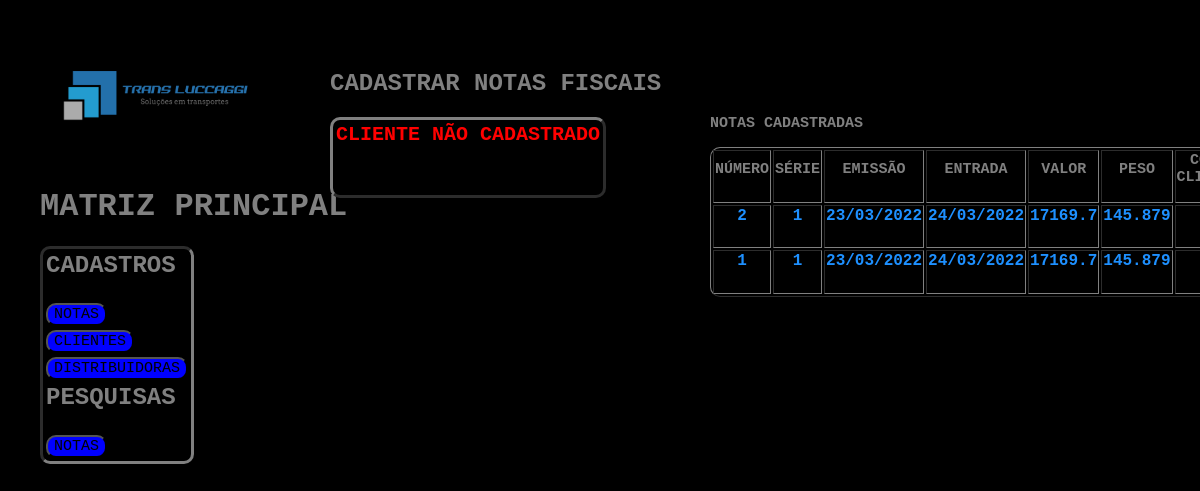
Screenshot of /cadastro/cadastrar_nfs.php with the database file from the repository.
### tables this page shows
CREATE TABLE `notas_fiscais` (
  `id` int(11) NOT NULL,
  `numero` varchar(16) NOT NULL,
  `serie` varchar(16) NOT NULL,
  `emissao` date NOT NULL,
  `entrada` date NOT NULL,
  `valor` float NOT NULL,
  `peso` float NOT NULL,
  `rota` varchar(8) NOT NULL,
  `cod_cliente` varchar(16) NOT NULL,
  `nome_cliente` varchar(64) NOT NULL,
  `bairro_cliente` varchar(32) NOT NULL,
  `cidade_cliente` varchar(32) NOT NULL,
  `endereco_cliente` varchar(64) NOT NULL,
  `cod_distribuidora` int(11) NOT NULL,
  `status` varchar(16) NOT NULL,
  `observacao` varchar(128) NOT NULL
);

### connect.php (called while the page is built, shortened)
<?php
	$tab_nfs = "notas_fiscais";
	$tab_cli = "clientes";
 ?>

### cadastro/cadastrar_nfs.php (the view, shortened to what this page needs)
<html>
	<head>
		<link href="..\estilo.css" rel="stylesheet">
	</head>
	<body>
		<menu>
			<a href="http://localhost/transluccaggi"><img src="..\imagem/logo.png" width=20%></a>
			<h1>MATRIZ PRINCIPAL</h1><p>
			<table class="tableb">
				<tr><td><h2>CADASTROS</h2></td></tr>
				<tr><td><a href="../cadastro/form_cadastrar_nfs.php"><button>NOTAS</button></a></td></tr>
				<tr><td><a href="../cadastro/form_cadastrar_clientes.php"><button>CLIENTES</button></a></td></tr>
				<tr><td><a href="../cadastro/form_cadastrar_distribuidoras.php"><button>DISTRIBUIDORAS</button></a></td></tr>
				<tr><td><h2>PESQUISAS</h2></td></tr>
                <tr><td><a href="../pesquisa/form_pesquisar_nfs.html"><button>NOTAS</button></a></td></tr>
			</table>
		</menu>
<?php
	require('../connect.php');
	$num_nf = trim($_POST['num_nf']);
    $ser_nf = trim($_POST['ser_nf']);
    $emi_nf = trim($_POST['emi_nf']);
    $ent_nf = trim($_POST['ent_nf']);
    $val_nf = trim($_POST['val_nf']);
    $pes_nf = trim($_POST['pes_nf']);
    $cod_cli = trim($_POST['cod_cli']);
	$sql = mysqli_query($conn,"SELECT * FROM $tab_nfs WHERE `numero` = '$num_nf' and `cod_distribuidora` = '$cod_dis' and `serie` = '$ser_nf'");
	$n = mysqli_num_rows($sql);
	if($n != 0)
	{
		?>
			<pag>
				<h2>CADASTRAR NOTAS FISCAIS</h2><p>
				<table>
					<tr>
						<td><h5>NOTA JÁ CADASTRADA</h5></td>
					</tr>
				</table>
			</pag>
		<?php
		}
	else
	{
		$sql2 = mysqli_query($conn,"SELECT * FROM $tab_cli WHERE `codigo` = '$cod_cli'");
		$n2 = mysqli_num_rows($sql2);
		if($n2 != 0)
		{
			$sql3 = mysqli_fetch_array($sql2);
			$cod_dis = $sql3['cod_distribuidora'];
			$rot_nf = $sql3['rota'];
			$nom_cli = $sql3['nome'];
			$cid_cli = $sql3['cidade'];
			$bai_cli = $sql3['bairro'];
			$end_cli = $sql3['endereco'];
			$age = $sql3['agendar'];
			if($age!="SIM")
			{
				$status = "DISPONÍVEL";
			}
			else{
				$status = "AGENDAR";
			}
			$sql = mysqli_query($conn,"INSERT INTO $tab_nfs (`numero`, `serie`, `emissao`, `entrada`, `valor`, `peso`, `rota`, `cod_cliente`, `nome_cliente`, `cidade_cliente`, `bairro_cliente`, `endereco_cliente`, `cod_distribuidora`, `status`, `observacao`)  VALUES ('$num_nf', '$ser_nf', '$emi_nf', '$ent_nf', '$val_nf', '$pes_nf', '$rot_nf', '$cod_cli', '$nom_cli', '$cid_cli', '$bai_cli', '$end_cli', '$cod_dis', '$status', '')");
			?>
				<pag>
					<h2>CADASTRAR NOTAS FISCAIS</h2><p>
					<table>
						<tr>
							<td><h7>NOTA CADASTRADA</h7></td>
						</tr>
					</table>
				</pag>
			<?php
		}
		else
		{
			?>
				<pag>
					<h2>CADASTRAR NOTAS FISCAIS</h2><p>
					<table>
						<tr>
							<td><h6>CLIENTE NÃO CADASTRADO</h6></td>
						</tr>
					</table>
				</pag>
			<?php
		}
	}
?>
		<urn>
            <table border=1>
                <h3>NOTAS CADASTRADAS</h3>
                <tr>
					<td><h3>NÚMERO</h3></td>
					<td><h3>SÉRIE</h3></td>
                    <td><h3>EMISSÃO</h3></td>
                    <td><h3>ENTRADA</h3></td>
                    <td><h3>VALOR</h3></td>
                    <td><h3>PESO</h3></td>
                    <td><h3>COD_<br>CLIENTE</h3></td>
				</tr>
                <?php   require('..\connect.php');
				$sql = mysqli_query($conn,"SELECT * FROM $tab_nfs ORDER BY `id` DESC LIMIT 5");
				$n = mysqli_num_rows($sql);
                $i=0;
                    while($i!=$n)
                    {
                        $vn = mysqli_fetch_array($sql); ?>
                                <tr>
                                    <td><h4><nobr><?php echo $vn['numero'];   ?></nobr></h4></td>
                                    <td><h4><nobr><?php echo $vn['serie'];    ?></nobr></h4></td>
                                    <td><h4><nobr><?php echo date( 'd/m/Y' , strtotime( $vn['emissao']));    ?></nobr></h4></td>
                                    <td><h4><nobr><?php echo date( 'd/m/Y' , strtotime( $vn['entrada']));    ?></nobr></h4></td>
                                    <td><h4><nobr><?php echo $vn['valor'];    ?></nobr></h4></td>
                                    <td><h4><nobr><?php echo $vn['peso'];    ?></nobr></h4></td>
                                    <td><h4><nobr><?php echo $vn['cod_cliente'];    ?></nobr></h4></td>
                                </tr>
                        <?php   $i = $i + 1;
                    }   ?>
            </table>
        </urn>
	</body>
</html>

### estilo.css (style rules this page uses)
body { background-color: black; }
h1, h2 { color: gray; font-family: OCR A Std, monospace; }
h3 { color:gray; font-family: OCR A Std, monospace; font-size: 15px; }
h4 { color:dodgerblue; font-family:OCR A Std, monospace; }
h6 { color:red; font-family:OCR A Std, monospace; font-size: 20px; }
button { background-color: blue; font-family: OCR A Std, monospace; font-size: 15px; border-radius: 10px; }
menu { position:absolute; top:10px; left:0px; }
pag { position:absolute; top:50px; left:330px; }
urn { position:absolute; top:50px; left:380px; }
table { align-items: center; text-align: center; border-style: outset; border-radius: 10px; border-color:gray; padding: 0%; }
.tableb { align-items: left; text-align: left; border-style: inset; border-radius: 10px; border-color:gray; }

### rows the page displays
notas_fiscais: numero "2", serie "1", emissao "23/03/2022", entrada "24/03/2022", valor "17169.7", peso "145.879"
notas_fiscais: numero "1", serie "1", emissao "23/03/2022", entrada "24/03/2022", valor "17169.7", peso "145.879"
